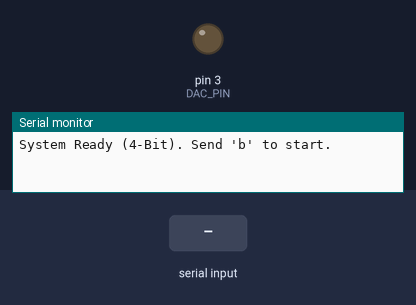
A sketch run on a simulated Arduino Uno, built with avr-gcc and run on an emulated ATmega328P. Parts: output pins drawn as LEDs (lit = HIGH), the last lines printed to the serial monitor. The inputs (shaded band) are chosen by the test bench.

Above: at 1.2 s.
1.3 s: "b" received over Serial
At 2.05 s:
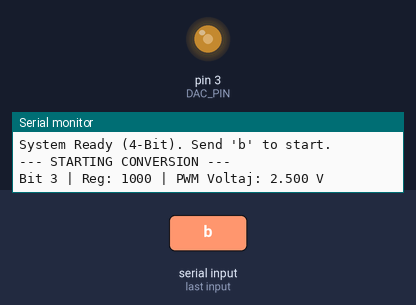
Timing chart, 0 to 10.3 s (numbered marks = the images above; inputs shaded):
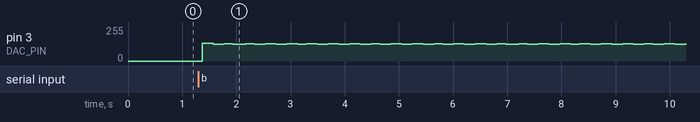

The sketch:

4bit.ino
```cpp
/*
 * REAL HARDWARE SAR ADC (4-BIT VERSION)
 * -------------------------------------
 * HARDWARE:
 * - Pin 3 (DAC_PIN)  -> To RC Filter Input (PWM)
 * - Pin 2 (COMP_PIN) -> To TL082 Output (Pin 1)
 * - TL082 Pin 3 (+)  -> Vin (Potentiometer)
 * - TL082 Pin 2 (-)  -> Vdac (Output of RC Filter)
 * * USAGE:
 * - Send 'b': Begin conversion (Starts at Mid-Scale)
 * - Send 'n': Next step (Bit by bit decision)
 */

const int COMP_PIN = 2;
const int DAC_PIN = 3;

// --- Global Variables ---
int digitalValue = 0;
int currentBit = 3; // MSB for 4-bit is Bit 3
bool conversionInProgress = false;

// PWM Timing
const int pwm_step_us = 640;
const int MAX_VAL = 16; // 2^4

// Helper: Print 4-Bit Binary
void printBinary(int value) {
  for (int i = 3; i >= 0; i--) {
    Serial.print((value >> i) & 1);
  }
}

// --- CONVERSION STEP ---
void performConversionStep() {
  if (!conversionInProgress) return;

  // 1. KARŞILAŞTIRMA VE KARAR AŞAMASI (O anki currentBit için)
  int compOut = digitalRead(COMP_PIN);

  if (compOut == LOW) {
    digitalValue &= ~(1 << currentBit); // Bit reddedildi (Clear)
  }

  // 2. BİR SONRAKİ BİT İÇİN HAZIRLIK
  currentBit--;

  if (currentBit < 0) {
    // --- FINISHED ---
    conversionInProgress = false;
    float finalVoltage = digitalValue * (5.0 / (float)MAX_VAL);
    Serial.println("----------------------------------------");
    Serial.println("FINAL RESULT");
    Serial.print("Reg: "); printBinary(digitalValue);
    Serial.print(" | Volt: "); Serial.print(finalVoltage, 3); Serial.println(" V");
    Serial.println("----------------------------------------\n");
  } else {
    // --- CONTINUE ---
    digitalValue |= (1 << currentBit); // Bir sonraki biti test için 1 yap

    // 3. ANLIK PWM VOLTAJINI YAZDIR (Multimetredeki değer)
    float currentPwmVoltage = digitalValue * (5.0 / (float)MAX_VAL);
    Serial.print("Bit ");
    Serial.print(currentBit);
    Serial.print(" | Reg: ");
    printBinary(digitalValue);
    Serial.print(" | PWM Voltaj: ");
    Serial.print(currentPwmVoltage, 3);
    Serial.println(" V");
  }
}

void setup() {
  Serial.begin(9600);
  pinMode(COMP_PIN, INPUT);
  pinMode(DAC_PIN, OUTPUT);
  digitalWrite(DAC_PIN, LOW);

  Serial.println("System Ready (4-Bit). Send 'b' to start.");
}

void loop() {
  // 1. Software PWM Generation (Background Task)
  int high_time = digitalValue * pwm_step_us;
  int low_time = (MAX_VAL - digitalValue) * pwm_step_us;

  // Safety checks to avoid 0 delay
  if (digitalValue > 0) {
    digitalWrite(DAC_PIN, HIGH);
    delayMicroseconds(high_time);
  }
  if (digitalValue < MAX_VAL) {
    digitalWrite(DAC_PIN, LOW);
    delayMicroseconds(low_time);
  }

  // 2. Serial Control
  if (Serial.available()) {
    char cmd = Serial.read();
    if (cmd == 'b') {
      conversionInProgress = true;
      currentBit = 3;
      digitalValue = (1 << currentBit); // Start with MSB (1000) = 8

      Serial.println("\n--- STARTING CONVERSION ---");

      // İlk adımın voltajını yazdır
      float currentPwmVoltage = digitalValue * (5.0 / (float)MAX_VAL);
      Serial.print("Bit 3 | Reg: ");
      printBinary(digitalValue);
      Serial.print(" | PWM Voltaj: ");
      Serial.print(currentPwmVoltage, 3);
      Serial.println(" V");
    }
    else if (cmd == 'n') {
      performConversionStep();
    }
    // Flush buffer
    while(Serial.available()) Serial.read();
  }
}
```

Measured:
- after the input at 1.3 s, pin 3 (DAC_PIN): 0/255 → 132/255 after 0.07 s, → 124/255 0.20 s later, → 131/255 0.20 s later, → 125/255 0.16 s later, … (47 changes in this stretch)
